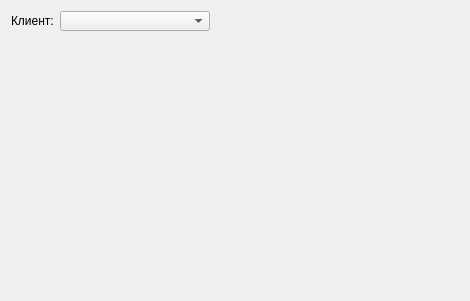
<?xml version="1.0" encoding="UTF-8"?>
<ui version="4.0">
 <class>DialogsTabWidget</class>
 <widget class="QWidget" name="DialogsTabWidget">
  <property name="geometry">
   <rect>
    <x>0</x>
    <y>0</y>
    <width>470</width>
    <height>301</height>
   </rect>
  </property>
  <property name="windowTitle">
   <string>Form</string>
  </property>
  <layout class="QVBoxLayout" name="verticalLayout">
   <item>
    <layout class="QFormLayout" name="formLayout">
     <item row="0" column="0">
      <widget class="QLabel" name="label">
       <property name="sizePolicy">
        <sizepolicy hsizetype="Minimum" vsizetype="Preferred">
         <horstretch>0</horstretch>
         <verstretch>0</verstretch>
        </sizepolicy>
       </property>
       <property name="text">
        <string>Клиент:</string>
       </property>
      </widget>
     </item>
     <item row="0" column="1">
      <widget class="QComboBox" name="clientsComboBox">
       <property name="maximumSize">
        <size>
         <width>150</width>
         <height>20</height>
        </size>
       </property>
      </widget>
     </item>
    </layout>
   </item>
  </layout>
 </widget>
 <resources/>
 <connections/>
</ui>
